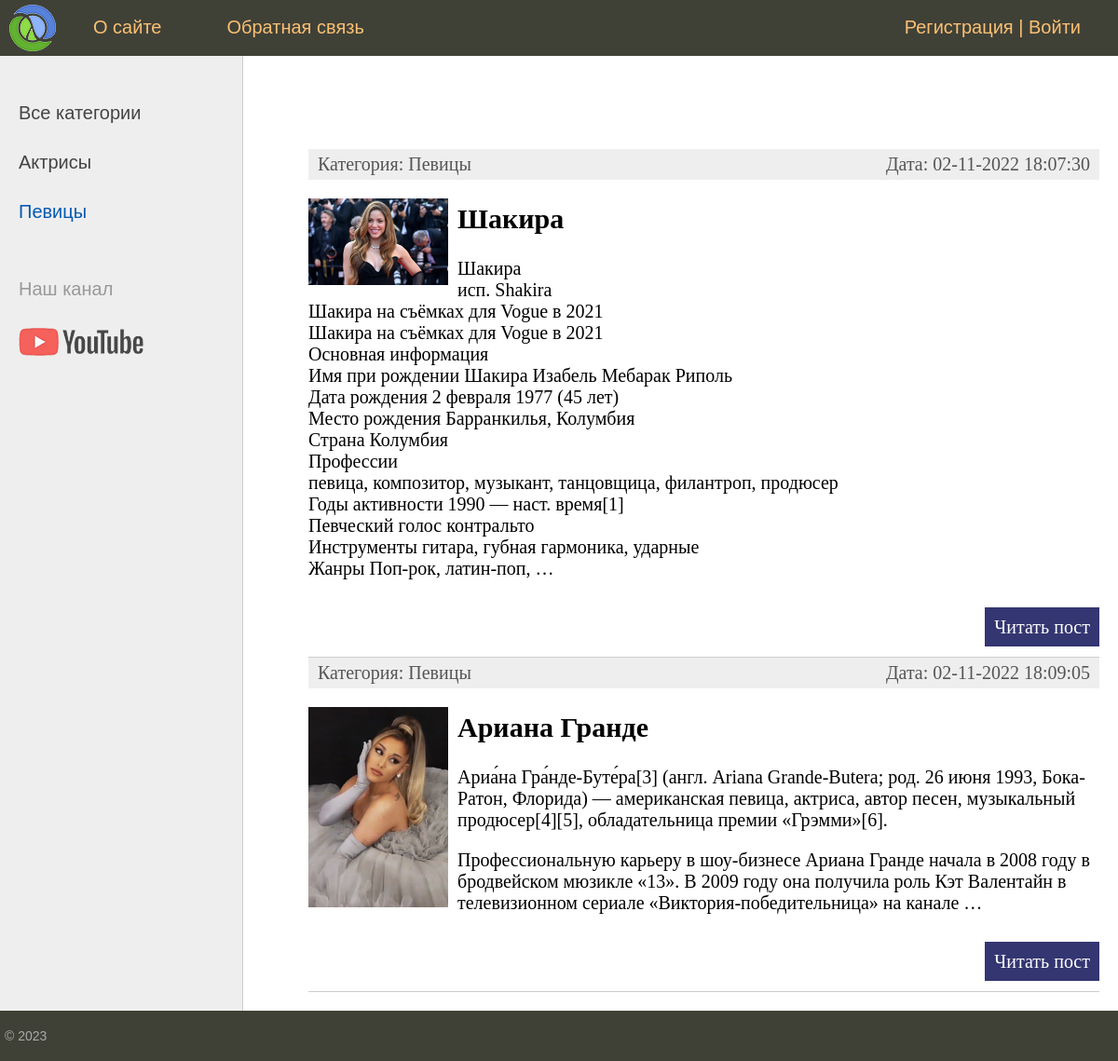
Screenshot of /category/pevicy/ with the database file from the repository.
### women/models.py (models this page shows, shortened)
class Category(models.Model):
    name = models.CharField(max_length=100, db_index=True, verbose_name='Категорие')
    slug = models.SlugField(max_length=255, unique=True, db_index=True, verbose_name="URL")
    def __str__(self):
        return self.name
    def get_absolute_url(self):
        return reverse('category', kwargs={'cat_slug': self.slug})
    class Meta:
        verbose_name = 'Категории'
        verbose_name_plural = 'Категории'
        ordering = ['id']

class Women(models.Model):
    title = models.CharField(max_length=255, verbose_name='Заголовок')
    slug = models.SlugField(max_length=255, unique=True, db_index=True, verbose_name="URL")
    content = models.TextField(blank=True, verbose_name="Текст статьи")
    photo = models.ImageField(upload_to="photos/%Y/%m/%d/", verbose_name="Фото")
    time_create = models.DateTimeField(auto_now_add=True, verbose_name="Време создание")
    time_update = models.DateTimeField(auto_now=True, verbose_name="Време изменение")
    is_published = models.BooleanField(default=True, verbose_name="Публикации")
    cat = models.ForeignKey('Category', on_delete=models.PROTECT, verbose_name="Категории")
    def get_absolute_url(self):
        return reverse('post', kwargs={'post_slug': self.slug})
    class Meta:
        verbose_name = 'Известные женщины'
        verbose_name_plural = 'Известные женщины'
        ordering = ['id']

### women/views.py (the view)
# urls.py: path('category/<slug:cat_slug>/', WomenCategory.as_view(), name='category'),
class WomenCategory(DataMixin, ListView):
    model = Women
    template_name = 'women/index.html'
    context_object_name = 'posts'
    allow_empty = False
    def get_queryset(self):
        return Women.objects.filter(cat__slug=self.kwargs['cat_slug'], is_published=True).select_related('cat')
    def get_context_data(self, *, object_list=None, **kwargs):
        context = super().get_context_data(**kwargs)
        c = Category.objects.get(slug=self.kwargs['cat_slug'])
        c_def = self.get_user_context(title='Категория - ' + str(c.name),
                                      cat_selected=c.pk)
        return dict(list(context.items()) + list(c_def.items()))

### women/utils.py (called while the page is built)
    def get_user_context(self, **kwargs):
        context = kwargs
        cats = cache.get('cats')
        if not cats:
            cats = Category.objects.annotate(Count('women'))
            cache.set('cats', cats, 60)
        user_menu = menu.copy() # Копи меню!
        if not self.request.user.is_authenticated: # инструкци если пользовател не авторизирован, возврат меню без Добавлени статьи
            user_menu.pop(1)
        context['menu'] = user_menu
        context['cats'] = cats
        if 'cat_selected' not in context:
            context['cat_selected'] = 0
        return context

### women/templates/women/index.html (shortened to what this page needs)
{% extends 'women/base.html' %}
{% block content %}
<ul class="list-articles">
	{% for p in object_list %}
			<li><div class="article-panel">
	<p class="first">Категория: {{p.cat}}</p>
	<p class="last">Дата: {{p.time_update|date:"d-m-Y H:i:s"}}</p>
</div>
{% if p.photo %}
    <p><img class="img-article-left thumb" src="{{p.photo.url}}"</p>
{% endif %}
				<h2>{{p.title}}</h2>
	{% autoescape on %}
	{{p.content|linebreaks|truncatewords:50}}
	{% endautoescape %}
			<p class="link-read-post"><a href="{{ p.get_absolute_url }}">Читать пост</a></p>
			</li>
	{% endfor %}
</ul>
{% endblock %}

### women/templates/women/base.html (shortened to what this page needs)
{% load static %}
{% load women_tags %}
<!DOCTYPE html>
<html>
<head>
	<link type="text/css" href="{% static 'women/css/styles.css' %}" rel="stylesheet" />
</head>
<body>
<table class="table-page" border=0 cellpadding="0" cellspacing="0">
<tr><td valign=top>
{% block mainmenu %}
		<div class="header">
			<ul id="mainmenu" class="mainmenu">
			<li class="logo"><a href="{% url 'home' %}"><div class="logo"></div></a></li>
{% for m in menu %}
			<li><a href="{% url m.url_name %}">{{m.title}}</a></li>
{% endfor %}
				{% if request.user.is_authenticated %}
				<li class="last"> {{user.username}} | <a href="{% url 'logout' %}">Выйти</a></li>
				{% else %}
				<li class="last"><a href="{% url 'register' %}">Регистрация</a> | <a href="{% url 'login' %}">Войти</a></li>
				{% endif %}
			</ul>
		</div>
{% endblock mainmenu %}
<table class="table-content" border=0 cellpadding="0" cellspacing="0">
<tr>
	<td valign="top" class="left-chapters">
	<ul id="leftchapters">
{% if cat_selected == 0 %}
		<li class="selected">Все категории</li>
{% else %}
		<li><a href="{% url 'home' %}">Все категории</a></li>
{% endif %}
{% for c in cats %}
{% if c.women__count > 0 %}
	{% if c.pk == cat_selected %}
		<li class="selected">{{c.name}}</li>
	{% else %}
		<li><a href="{{ c.get_absolute_url }}">{{c.name}}</a></li>
	{% endif %}
{% endif %}
{% endfor %}
		<li class="share">
		<p>Наш канал</p>
		<a class="share-yt" href="https://www.youtube.com/channel/UClJzWfGWuGJL2t-3dYKcHTA/playlists" target="_blank" rel="nofollow"></a>
		</li>
	</ul>
</td>
<td valign="top" class="content">
	<div class="content-text">
{% block content %}
{% endblock %}
	</div>
</td></tr></table>
</td></tr>
<tr><td valign=top>
	<div id="footer">
		<p>&copy; 2023 </p>
	</div>
</td></tr></table>
</body>
</html>

### women/static/women/css/styles.css (style rules this page uses)
html, body { font-family: 'Arial'; margin: 0; padding: 0; height: 100%; width: 100%; color: #444; }
a { color: #0059b2; text-decoration: none; }
img { max-width: 600px; height: auto; }
img.img-article-left { max-width: 300px; height: auto; float: left; padding: 0 10px 10px 0; }
img.img-article-left.thumb { max-width: 150px; height: auto; }
p.link-read-post { text-align: right; }
p.link-read-post a { padding: 10px; min-width: 100px; background: #333671; color: #fff; text-decoration: none; }
div.article-panel { background: #eee; padding: 5px 10px 5px 10px; box-sizing: border-box; overflow: hidden; color: #555; }
div.article-panel p.first { margin: 0; float: left; }
div.article-panel p.last { margin: 0; float: right; }
ul.list-articles { list-style: none; margin: 0; padding: 0; }
ul.list-articles li { border-bottom: 1px solid #ccc; }
.table-page { width: 100%; height: 100%; vertical-align: top; }
.table-page tr { height: 100%; }
.header { background: #3F4137; height: 60px; }
.logo { background: url('../images/logo.png') no-repeat 10px 5px; width: 70px; height: 60px; }
ul.mainmenu { list-style: none; margin: 0; padding: 0; height: 60px; color: #fdc073; font-size: 20px; overflow: hidden; }
ul.mainmenu li { float: left; margin: 18px 40px 0 30px; }
ul.mainmenu li.logo { margin: 0; }
ul.mainmenu li.last { float: right; }
ul.mainmenu li a { color: #fdc073; text-decoration: none; }
.table-content { width: 100%; min-height: 100%; height: 100%; }
.left-chapters { margin: 0; background: #eee; border-right: 1px solid #ccc; min-height: 100%; }
.left-chapters ul { width: 230px; min-height: 100%; margin: 0; padding: 20px 10px 10px 20px; list-style: none; font-size: 20px; }
.left-chapters ul li { margin: 30px 0 0 0; color: #999; }
.left-chapters ul li.selected { color: #0059b2; }
.left-chapters ul li a { color: #444; text-decoration: none; }
.left-chapters ul li.share { margin: 60px 0 0 0; }
.left-chapters ul li.share p { margin: 30px 0 30px 0; }
.left-chapters ul li.share a { display: inline-block; width: 40px; height: 40px; margin: 0 20px 0 0; }
.left-chapters ul li.share a.share-yt { width: 100%; height: 30px; background: url('../images/share_yt.png') no-repeat 0 0 }
.content { padding: 40px 20px 20px 40px; width: 100%; box-sizing: border-box; }
.content-text { margin: 60px 0 0 30px; color: #000; font-size: 20px; font-family: Yandex Sans Display Light; }
#footer { box-sizing: border-box; background: #3F4137; padding: 5px; color: #aaa; font-size: 14px; font-family: Verdana, Geneva, Arial, Helvetica; text-align: left; overflow: hidden; }

### rows the page displays
Category: name "Актрисы"
Category: name "Певицы"
Women: cat "Певицы", time_update "02-11-2022 18:07:30", photo (picture), title "Шакира", content "Шакира исп. Shakira Шакира на съёмках для Vogue в 2021 Шакира на съёмках для Vogue в 2021 Основная информация Имя при рождении Шакира Изабель Мебарак Риполь Дата рождения 2 февраля 1977 (45 лет) Место рождения Барранкилья, Колумбия Страна Колумбия Профессии певица, композитор, музыкант, танцовщица, филантроп, продюсер Годы активности 1990 — наст. время[1] Певческий голос контральто Инструменты гитара, губная гармоника, ударные Жанры Поп-рок, латин-поп, …"
Women: cat "Певицы", time_update "02-11-2022 18:09:05", photo (picture), title "Ариана Гранде", content "Ариа́на Гра́нде-Буте́ра[3] (англ. Ariana Grande-Butera; род. 26 июня 1993, Бока-Ратон, Флорида) — американская певица, актриса, автор песен, музыкальный продюсер[4][5], обладательница премии «Грэмми»[6]. Профессиональную карьеру в шоу-бизнесе Ариана Гранде начала в 2008 году в бродвейском мюзикле «13». В 2009 году она получила роль Кэт Валентайн в телевизионном сериале «Виктория-победительница» на канале …"

### other values shown
{{ m.title }} "О сайте" "Обратная связь"
